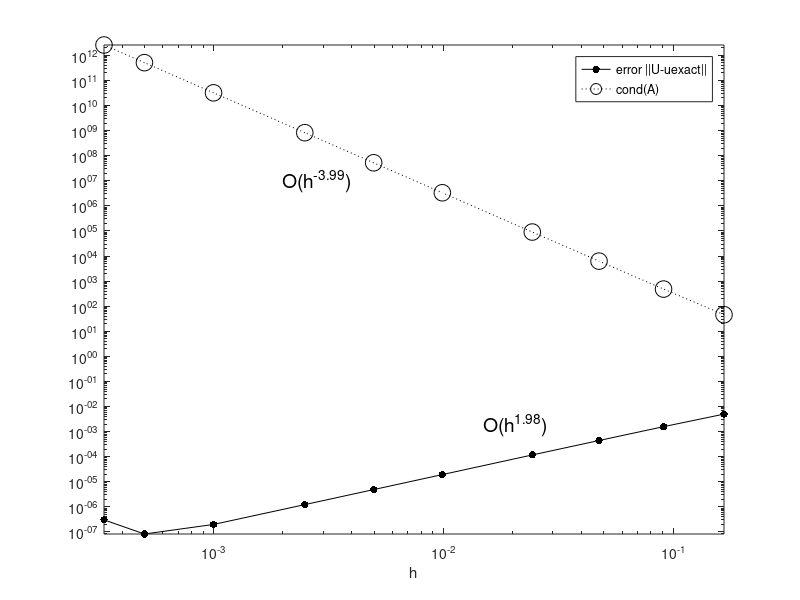

Here is the MATLAB script that generated this plot:
% BEAMCONV  plot convergence and conditioning data for BEAM

m = [5, 10, 20, 40, 100, 200, 400, 1000, 2000, 3000];
h = 1.0 ./ (m+1);
condA = [4.59e+01 4.82e+02 6.27e+03 9.05e+04 3.33e+06 5.22e+07 8.27e+08 3.21e+10 5.12e+11 2.59e+12];
errinf = [4.992871e-03 1.577625e-03 4.425545e-04 1.175073e-04 1.938672e-05 4.896446e-06 1.230393e-06 1.994954e-07 8.295480e-08 3.035143e-07];
loglog(h,errinf,'k.-','markersize',16,
       h,condA,'ko:','markersize',12)
pe = polyfit(log(h(1:8)),log(errinf(1:8)),1);
text(1.5e-2,2.0e-3,sprintf('O(h^{%.2f})',pe(1)),'fontsize',14)
pc = polyfit(log(h),log(condA),1);
text(2.0e-3,1.0e7,sprintf('O(h^{%.2f})',pc(1)),'fontsize',14)
legend('error ||U-uexact||','cond(A)')
xlabel h
axis tight
print -dpdf beamconv.pdf
